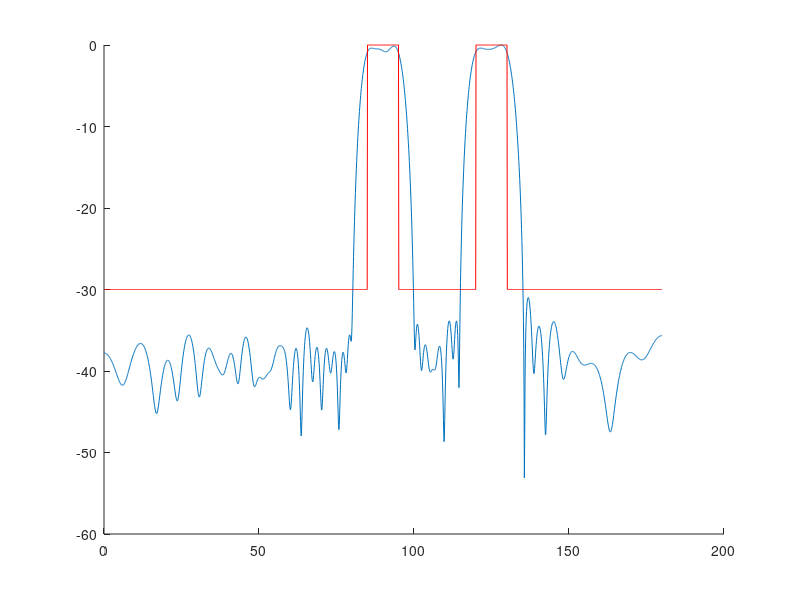

This chart was generated by the following MATLAB code:
%Fast Iterative Shrinkage Method
%unsymmetric linear array

clc;
clear;

N = 41; %N antenna elements
lambda = 1;
%position of antenna array
d=zeros(1,N);
d(1) = 10;
d(2) = 9.6065;
d(3) = 8.8098;
d(4) = 8.2995;
d(5) = 7.8973;
d(6) = 7.3497;
d(7) = 6.8494;
d(8) = 6.5302;
d(9) = 5.6299;
d(10)=5.3749;
d(11)=5;
d(12)=4.6065;
d(13)=3.8098;
d(14)=3.2995;
d(15)=2.8973;
d(16)=2.3497;
d(17)=1.8494;
d(18)=1.5302;
d(19)=0.6299;
d(20)=0.3749;
d(21)=0;
d(41) = -10;
d(40) = -9.6065;
d(39) = -8.8098;
d(38) = -8.2995;
d(37) = -7.8973;
d(36) = -7.3497;
d(35) = -6.8494;
d(34) = -6.5302;
d(33) = -5.6299;
d(32)=-5.3749;
d(31)=-5;
d(30)=-4.6065;
d(29)=-3.8098;
d(28)=-3.2995;
d(27)=-2.8973;
d(26)=-2.3497;
d(25)=-1.8494;
d(24)=-1.5302;
d(23)=-0.6299;
d(22)=-0.3749;

%number of mainlobe samples
theta_m = [85:1:95,120:1:130];
L_m = length(theta_m);
u_m = cos(theta_m*pi/180);
A_m = exp(1i*(2*pi/lambda)*u_m'*d);
%sidelobe
theta_s = [0:1:80,100:1:115,113.8,136.8,135:1:180];
L_s = length(theta_s);
u_s = cos(theta_s*pi/180);
A_s = exp(1i*(2*pi/lambda)*u_s'*d);
L = L_m + L_s;
%transformation matrix
theta = [theta_m,theta_s];
u = cos(theta*pi/180);
A = exp(1i*(2*pi/lambda)*u'*d);
%desired beampattern
%amplitude
fm = [ones(L_m,1);10^(-40/20)*ones(L_s,1)];
%phase
fp = ones(L,1);
f = fm.*fp;
%emphasis vector
w = fm.^(-1);

%transform from complex domain to real domain
Ar = [real(A),-imag(A);imag(A),real(A)];
wr = [w;w];
Mr = diag(wr);
x0 = zeros(2*N,1);
xc = inv(A'*A)*A'*f;
%tau
tau = 2*max(eig(Ar'*Mr*Ar));
%mu
mu = 0.5;
%ripple tolerance
epsilon = 0.05;
km = 40;
kp = 4000;

%change weight every iteration
error = 1;
y1 = x0;
t1 = 1;
tic;
for k = 1:5
    while (error > 1e-4)
        %calculating the phase of the desired beampattern
        fp = A*xc;
        fp = fp./abs(fp);
        fr = [fm.*real(fp);fm.*imag(fp)];
        %shrinkage
        g = y1-(1/tau)*Ar'*Mr*(Ar*y1-fr);
        x = zeros(2*N,1);
        for i = 1:N
            r = [g(i);g(i+N)] ;
            z = max(norm(r)-1/(tau*mu),0)*(r/norm(r));
            x(i) = z(1);
            x(i+N) = z(2);
        end
        t = (1+sqrt(1+4*t1*t1))/2;
        y = x + (t1-1)/t*(x-x0);
        error = norm(x0-x); 
        x0 = x;
        y1 = y;
        t1 = t;       
        xc = x0(1:N)+1i*x0(N+1:2*N);  
    end
    %update the weight corresponding to mainlobe
    fi = abs(A*xc)./max(abs(A*xc));
    em = fi(1:L_m)-fm(1:L_m);
    for i = 1:L_m
        if (em(i) < -epsilon)
            w(i) = w(i) + km * abs(em(i));
        end
    end
    %update the weight corresponding to sidelobe
    es = fi(L_m+1:end)-fm(L_m+1:end);
    w(L_m+1:end) = max(kp*es,0);  
    wr = [w;w];
    Mr = diag(wr);
    %tau
    tau = 2*max(eig(Ar'*Mr*Ar));
    error = 1;
end

t = toc;
%calculate the number of selected antennas
lam = 0;
for i = 1:N
    if (abs(xc(i))<0.005)
        xc(i)=0;
    else
        lam = lam + 1;
    end
end

%define the transformation matrix for plotting
theta_plot = [0:0.1:180];
u_plot = cos(theta_plot*pi/180);
A_plot = exp(1i*(2*pi/lambda)*u_plot'*d);
figure(1);hold on;
y = 20*log10(abs(A_plot*xc)/max(abs(A_plot*xc)));
plot(theta_plot,y);
hold on;
fd  =  10^(-30/20)*ones(length(theta_plot),1);
for i = 1:length(theta_plot)
    if ((theta_plot(i)>=85)&&(theta_plot(i)<=95))
        fd(i) = 1;
    elseif((theta_plot(i)>=120)&&(theta_plot(i)<=130))
        fd(i) = 1;
    end
end
plot(theta_plot,20*log10(fd),'r');

